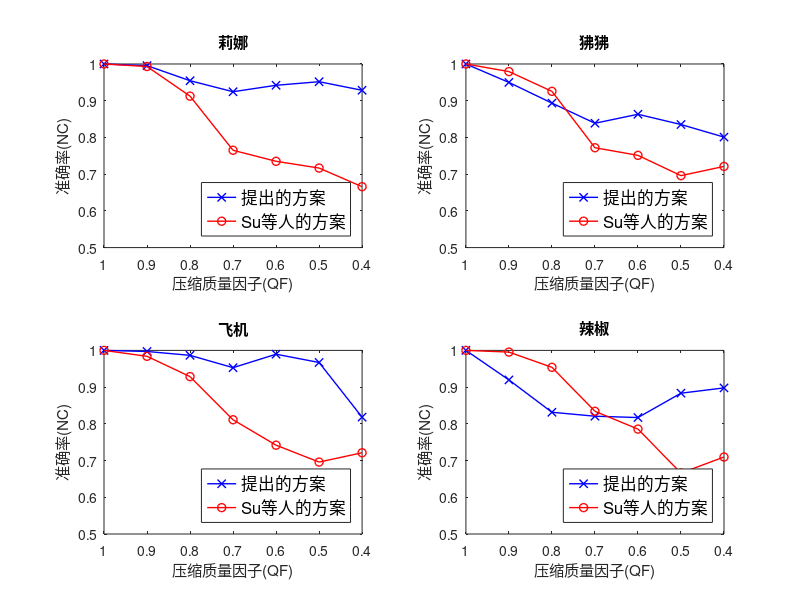

Write MATLAB code to recreate this figure.
subplot(2,2,1);
x1=[1;0.995539011;0.954452319;0.924445459;0.941955163;0.951729293;0.928382977]
x2=[1;0.9931;0.9124;0.765;0.735;0.7166;0.6659]
y = 1.0 :-0.1: 0.4;
plot(y,x1,'b-x','linewidth', 1);
hold on
y1 = 1.0 :-0.1: 0.4;
plot(y1,x2,'r-o','linewidth', 1);
axis([0.4 1 0.5 1])
xlabel('压缩质量因子(QF)')
ylabel('准确率(NC)')
l2 = legend('提出的方案','Su等人的方案','location', 'southeast');
%set(l2,'Fontname', 'Times New Roman','FontWeight','bold');
set(l2,'Fontsize',12);
set(gca,'XDir','reverse');
title('莉娜')



	
	
	
	
	
subplot(2,2,2);
x3=[1;0.949777422;0.893431354;0.838608428;0.863022086;0.835128847;0.800885813]
x4=[1;0.9793;0.9255;0.7719;0.7512;0.6959;0.7211]
y = 1.0 :-0.1: 0.4;
plot(y,x3,'b-x','linewidth', 1);
hold on
y1 = 1.0 :-0.1: 0.4;
plot(y1,x4,'r-o','linewidth', 1);
axis([0.4 1 0.5 1])
xlabel('压缩质量因子(QF)')
ylabel('准确率(NC)')
l2 = legend('提出的方案','Su等人的方案','location', 'southeast');
%set(l2,'Fontname', 'Times New Roman','FontWeight','bold');
set(l2,'Fontsize',12);
set(gca,'XDir','reverse');
title('狒狒')

subplot(2,2,3);
x5=[1;0.997028225;0.986556521;0.952941481;0.98956426;0.967104881;0.818120042]
x6=[1;0.9839;0.9286;0.8111;0.7419;0.6959;0.7212]
y = 1.0 :-0.1: 0.4;
plot(y,x5,'b-x','linewidth', 1);
hold on
y1 = 1.0 :-0.1: 0.4;
plot(y1,x6,'r-o','linewidth', 1);
axis([0.4 1 0.5 1])
xlabel('压缩质量因子(QF)')
ylabel('准确率(NC)')
l2 = legend('提出的方案','Su等人的方案','location', 'southeast');
set(l2,'Fontsize',12);
%set(l2,'Fontname', 'Times New Roman','FontWeight','bold');
set(gca,'XDir','reverse');
title('飞机')

	
	
	
	
	
	

subplot(2,2,4);
x7=[1;0.919623656;0.831501448;0.820756899;0.817133782;0.883467436;0.897830419]
x8=[1;0.9954;0.9539;0.8341;0.7857;0.6659;0.7097]
y = 1.0 :-0.1: 0.4;
plot(y,x7,'b-x','linewidth', 1);
hold on
y1 = 1.0 :-0.1: 0.4;
plot(y1,x8,'r-o','linewidth', 1);
axis([0.4 1 0.5 1])
xlabel('压缩质量因子(QF)')
ylabel('准确率(NC)')
l2 = legend('提出的方案','Su等人的方案','location', 'southeast');
set(l2,'Fontsize',12);
%set(l2,'Fontname', 'Times New Roman','FontWeight','bold');
set(gca,'XDir','reverse');
title('辣椒')